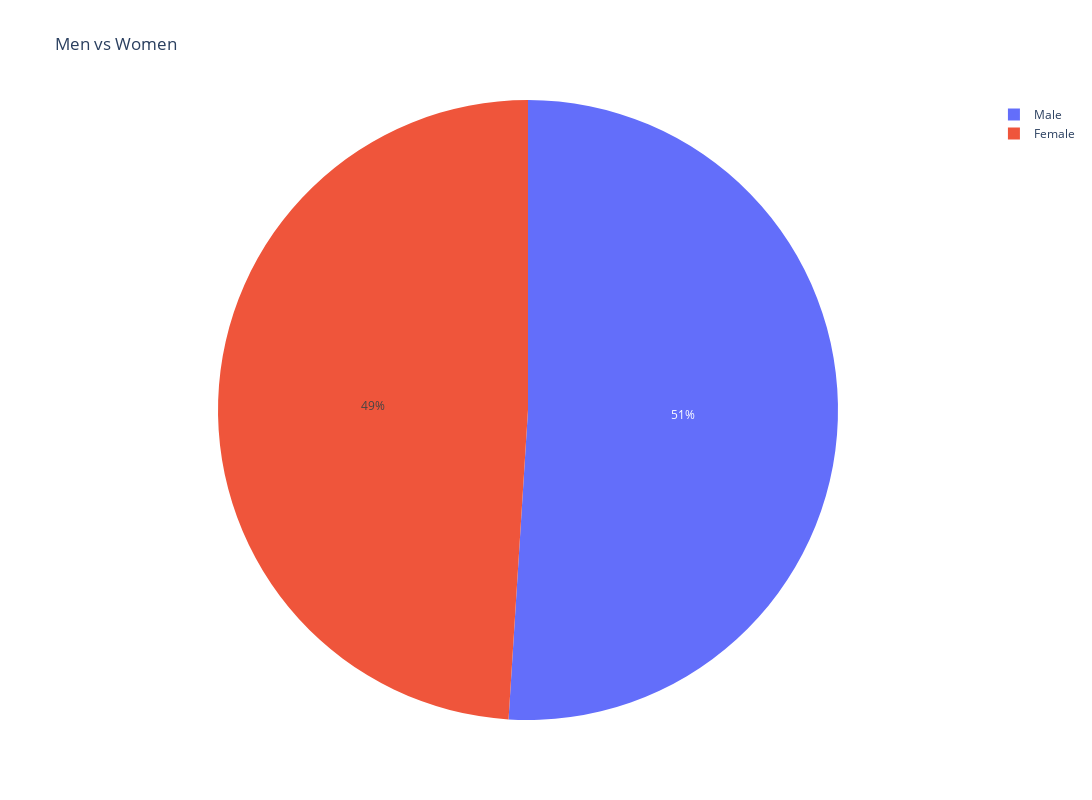

The notebook cell saved with this chart:
### Code cell
fig = px.pie(people, values='count', names=["Male","Female"], title='Men vs Women',width=1200, height=800,)
fig.show()

### Figure 1 — Plotly figure (JSON) as saved in the notebook; plotly's stock layout.template omitted (floating-point values rounded to 4 significant figures)
{"data": [{"domain": {"x": [0, 1], "y": [0, 1]}, "hovertemplate": "label=%{label}<br>count=%{value}<extra></extra>", "labels": ["Male", "Female"], "legendgroup": "", "name": "", "showlegend": true, "type": "pie", "values": [255, 245]}], "layout": {"height": 800, "legend": {"tracegroupgap": 0}, "title": {"text": "Men vs Women"}, "width": 1200}}
